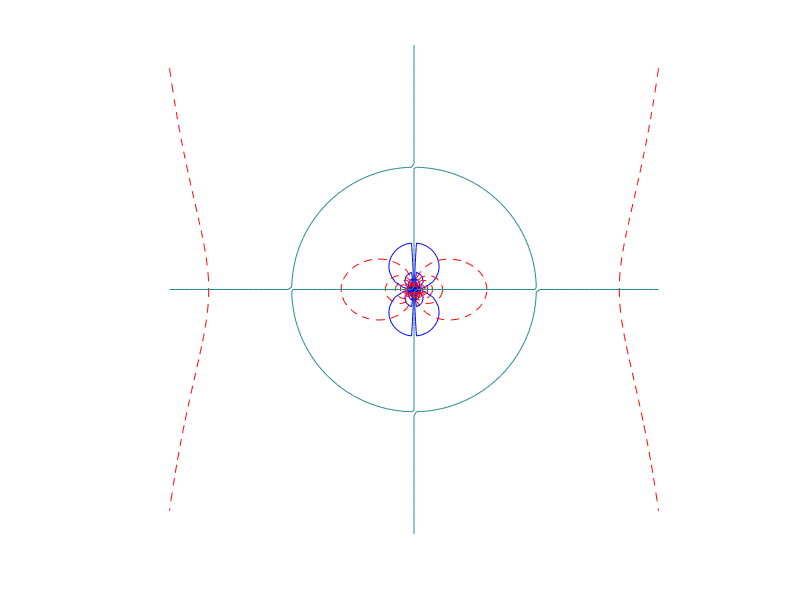

MATLAB code for this plot:
clear;
clc;
y = linspace(-2, 2, 100);
x = linspace(-2, 2, 100);

[X, Y] = meshgrid(x, y);
U = 1;
a = 1;

R = sqrt(X.^2 + Y.^2) ;
Theta = atan(Y./X) ;
psi = U*(R-(a^2)./R).*sin(Theta);
phi = U*(R + (a^2)./R).*cos(Theta);



% figure1 = figure; 

hold all;
contour(X, Y, psi, 100, '-b', linewidth=1);
% plot(x, sqrt(a^2 - x.^2), '-k');
contour(X, Y, phi, 100, '--r', linewidth=2);
contour(X, Y, psi, [0 0]);
pbaspect([1 1 1]);
axis off
axis image
% saveas(figure1,'finename.png')

